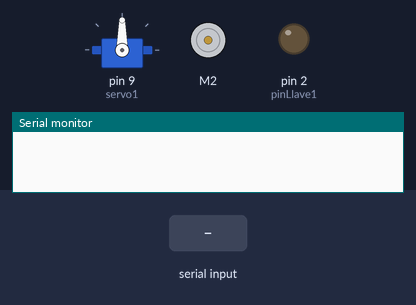
Bench run of a sketch on a simulated Arduino Uno, built with avr-gcc and run on an emulated ATmega328P. Shown: servo, DC motor (green arrow = forward, orange = backward, longer = faster), output pins drawn as LEDs (lit = HIGH), the last lines printed to the serial monitor. The inputs (shaded band) are chosen by the test bench.

Above: at 1.2 s.
1.3 s: "200\n" received over Serial
At 3.2 s:
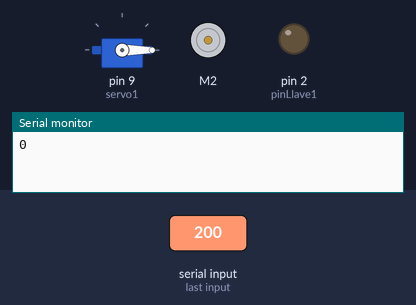
3.8 s: "30,150\n" received over Serial
Timing chart, 0 to 6.8 s (numbered marks = the images above; inputs shaded):
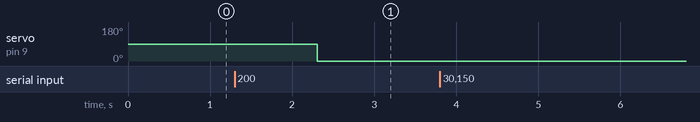

The sketch:

motores.ino
```cpp
#include <AFMotor.h>
#include <Servo.h>
AF_Stepper motor (48, 2);
Servo servo1;
AF_DCMotor motordc(2);

int pinLlave1 = 2;
int ser;
String captura;
String input;
int mot = 0;
int val = 0;
int inputInt;
void setup()
{ Serial.begin(9600);
  servo1.attach(9);       // El servo 1 se controla con el pin 9
  //servo2.attach(10);      // El servo 2 se controla con el pin 10
  pinMode(pinLlave1,OUTPUT);
}
void loop()
{


  if(Serial.available()>0){
  input = Serial.readString();
  inputInt = input.toInt();
//  Serial.println(input);
//  }

  mot = inputInt / 100;
  if( mot > 10){
    mot = inputInt / 1000;
    val =  inputInt - (1000 * mot);
  }else if (mot >= 1 && mot <=10){
    mot = inputInt / 100;
    val = inputInt - (100 * mot);
  }else{
    mot = inputInt / 10;
    val = inputInt - (10 * mot);
  }

  if (mot == 1){


     pasos(val, BACKWARD, INTERLEAVE);
  }

  if (mot == 2){


    servo(val);

  }

  if (mot == 3){


    if (val == 1){
      dc (FORWARD);
    }
    if (val == 2){
      dc (BACKWARD);
    }
    if (val == 0){

        motordc.run(RELEASE);

    }

  }
//  Serial.println(mot);
//  Serial.println(val);

//    servo(captura.toInt());
 // }
  captura = Serial.readString();
  captura.toInt();
  //   servo(captura.toInt());
  //   pasos(50, BACKWARD, INTERLEAVE);
  }
//delay(500);
}

void servo(int serv) {
  Serial.println(serv);
  if (servo1.read() == 0){
    servo1.write(serv);
    delay(200);
  }
  else {
    servo1.write(0);
    delay(15);
    servo1.write(serv);
  }
}

void pasos (int paso, char sent, char movi) {
  motor.setSpeed(50);
  motor.step(paso, sent, movi);
}

void dc (char sent) {
  motordc.run(sent);
  motordc.setSpeed(100);
}
```

Measured:
- after the input at 1.3 s, servo on pin 9 (servo1): 90° → 0° after 1.0 s
